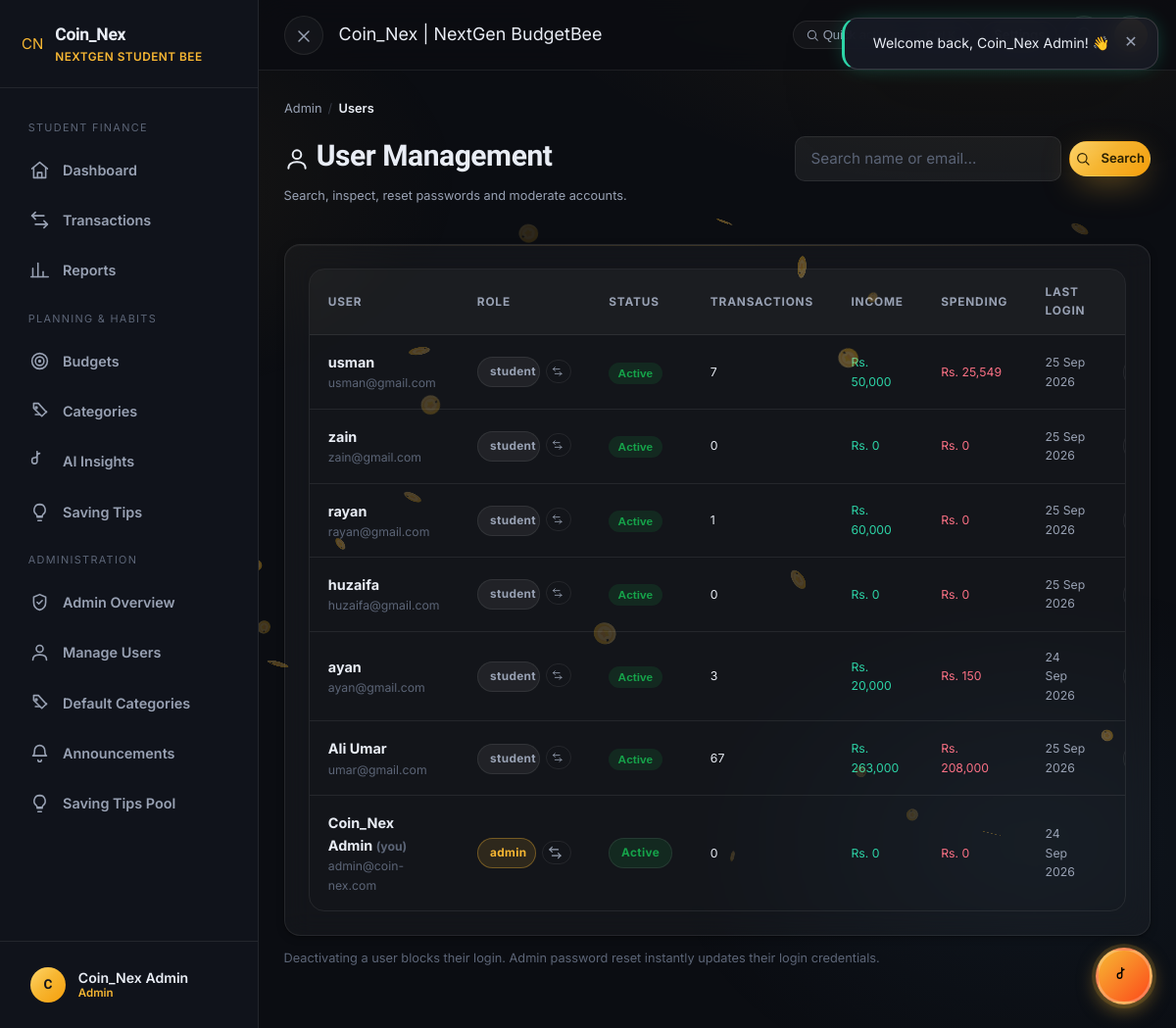
Page /admin/users (signed in) on the committed database.
### tables this page shows
CREATE TABLE `users` (
  `user_id` int(10) UNSIGNED NOT NULL,
  `name` varchar(100) NOT NULL,
  `email` varchar(150) NOT NULL,
  `password_hash` varchar(255) NOT NULL,
  `role` enum('student','admin') NOT NULL DEFAULT 'student',
  `academic_year` varchar(50) DEFAULT NULL,
  `monthly_allowance_baseline` decimal(10,2) DEFAULT 0.00,
  `savings_goal` decimal(10,2) DEFAULT 0.00,
  `currency` varchar(3) NOT NULL DEFAULT 'PKR',
  `is_active` tinyint(1) NOT NULL DEFAULT 1,
  `theme` enum('dark','light') NOT NULL DEFAULT 'dark',
  `font_scale` decimal(3,2) NOT NULL DEFAULT 1.00,
  `last_login` datetime DEFAULT NULL,
  `created_at` datetime NOT NULL DEFAULT current_timestamp()
);

### app/views/pages/admin/users.php (the view, shortened to what the rows shown need)
<div class="flex between wrap gap-2 items-center mb-3">
    <div>
        <h1><?= Helper::icon('user', '26') ?> User Management</h1>
    </div>
</div>
<div class="card animate-up">
    <div class="table-wrap">
        <table class="table">
            <thead>
                <tr>
                    <th>User</th><th>Role</th><th>Status</th><th>Transactions</th><th>Income</th><th>Spending</th><th>Last login</th><th style="text-align:right;">Actions</th>
                </tr>
            </thead>
            <tbody>
                <?php foreach ($rows as $u): ?>
                <?php $t = $totals[$u['user_id']] ?? ['txns' => 0, 'income' => 0.0, 'expense' => 0.0]; ?>
                <tr>
                    <td>
                        <div class="bold"><?= Helper::e($u['name']) ?> <?= (int) $u['user_id'] === (int) Helper::currentUser()['user_id'] ? '<span class="faint small">(you)</span>' : '' ?></div>
                        <div class="faint small"><?= Helper::e($u['email']) ?></div>
                    </td>
                    <td>
                        <div class="flex items-center" style="gap:.4rem;">
                            <span class="badge <?= $u['role'] === 'admin' ? 'badge-brand' : '' ?>"><?= Helper::e($u['role']) ?></span>
                            <?php if ($u['role'] !== 'admin' || (int) $u['user_id'] === (int) Helper::currentUser()['user_id']): ?>
                            <form method="post" action="<?= Helper::url('admin/toggleRole/' . (int) $u['user_id']) ?>">
                                <button class="btn btn-ghost btn-sm" type="submit" title="Toggle role" style="padding:.2rem .4rem;"><?= Helper::icon('swap', '13') ?></button>
                            </form>
                            <?php endif; ?>
                        </div>
                    </td>
                    <td>
                        <?php if ($u['role'] !== 'admin'): ?>
                        <form method="post" action="<?= Helper::url('admin/toggleActive/' . (int) $u['user_id']) ?>">
                            <button type="submit" class="badge-btn <?= $u['is_active'] ? 'badge-ok' : 'badge-danger' ?>" title="Click to toggle"><?= $u['is_active'] ? 'Active' : 'Disabled' ?></button>
                        </form>
                        <?php else: ?>
                        <span class="badge <?= $u['is_active'] ? 'badge-ok' : 'badge-danger' ?>"><?= $u['is_active'] ? 'Active' : 'Disabled' ?></span>
                        <?php endif; ?>
                    </td>
                    <td class="small"><?= number_format((int) $t['txns']) ?></td>
                    <td class="small text-success"><?= Helper::money((float) $t['income']) ?></td>
                    <td class="small text-danger"><?= Helper::money((float) $t['expense']) ?></td>
                    <td class="small muted"><?= $u['last_login'] ? date('d M Y', strtotime($u['last_login'])) : '—' ?></td>
                    <td class="small" style="text-align:right;white-space:nowrap;">
                        <a href="<?= Helper::url('admin/user/' . (int) $u['user_id']) ?>" class="btn btn-ghost btn-sm" title="View Detail"><?= Helper::icon('eye', '14') ?> View</a>
                    </td>
                </tr>
                <?php endforeach; ?>
            </tbody>
        </table>
    </div>
</div>

### app/views/layouts/app-layout.php (shortened to what the rows shown need)
<?php
$viewFile = VIEWS_PATH . '/' . $view . '.php';
$currentUser = Helper::currentUser();
$navBase = Helper::basePathUri();
$navItems = [
    ['dashboard', 'home', 'Dashboard'],
    ['transactions', 'swap', 'Transactions'],
    ['reports', 'chart', 'Reports'],
    ['budgets', 'target', 'Budgets'],
    ['categories', 'tags', 'Categories'],
    ['insights', 'brain', 'AI Insights'],
    ['tips', 'bulb', 'Saving Tips'],
];
function navItem(string $base, string $target, string $icon, string $label): string {
    $active = ($base === $target) || (str_starts_with($base, $target . '/'));
    $cls = $active ? 'nav-link active' : 'nav-link';
    return '<a class="' . $cls . '" href="' . Helper::url($target) . '" title="' . $label . '"><span class="nav-ico">' . Helper::icon($icon, '20') . '</span><span>' . $label . '</span></a>';
}
?>
<!DOCTYPE html>
<html lang="en" data-theme="<?= Helper::e($currentUser['theme'] ?? 'dark') ?>" style="--cc-font-scale:<?= Helper::e((float)($currentUser['font_scale'] ?? 1.0)) ?>;">
<head>
    <link rel="stylesheet" href="<?= Helper::asset('css/style.css') . '?v=20260926-responsive' ?>">
</head>
<body class="app-body">
    <div class="app-shell">
        <aside class="sidebar">
                <?php foreach (array_slice($navItems, 0, 3) as [$route, $icon, $label]) {
                    echo navItem($navBase, $route, $icon, $label);
                } ?>
            <div class="sidebar-foot">
                <a href="<?= Helper::url('profile') ?>" class="nav-link" style="border-radius:12px;padding:.55rem .75rem;">
                    <span class="avatar-circle" style="width:36px;height:36px;font-size:.85rem;background:var(--grad-brand);color:#12141a;font-weight:700;"><?= Helper::e(mb_strtoupper(mb_substr($currentUser['name'] ?? 'U', 0, 1))) ?></span>
                    <span class="flex" style="flex-direction:column;gap:0;line-height:1.25;">
                        <span style="font-size:.88rem;font-weight:600;color:var(--text);"><?= Helper::e($currentUser['name'] ?? 'User') ?></span>
                        <span class="faint" style="font-size:.72rem;text-transform:capitalize;color:var(--brand);"><?= Helper::e($currentUser['role'] ?? 'student') ?></span>
                    </span>
                </a>
            </div>
        </aside>
        <div class="main-area">
            <main class="content">
                <?php if (is_file($viewFile)) { require $viewFile; } else { Helper::abort("View not found: $view", 500); } ?>
    <link rel="stylesheet" href="<?= Helper::asset('css/light-theme-overrides.css') . '?v=20260927-light' ?>">
            </main>
        </div>
    </div>
</body>
</html>

### app/core/Helper.php (shortened to what the rows shown need)
<?php
final class Helper
{
    public static function url(string $path = ''): string
    {
        $base = rtrim(BASE_URL, '/');
        $trimmed = ltrim($path, '/');
        return ($base === '' ? '' : $base) . '/' . $trimmed;
    }
    public static function asset(string $path): string
    {
        $base = rtrim(BASE_URL, '/');
        $clean = ltrim($path, '/');
        $root = defined('ROOT_PATH') ? ROOT_PATH : (defined('ROOT_DIR') ? ROOT_DIR : dirname(__DIR__, 2));
        $fullPath = $root . '/public/' . $clean;
        $ver = is_file($fullPath) ? (string) filemtime($fullPath) : (defined('APP_VERSION') ? APP_VERSION : '1.2.0');
        return ($base === '' ? '' : $base) . '/public/' . $clean . '?v=' . $ver;
    }
    public static function icon(string $name, string $size = '20'): string
    {
        $paths = $icons[$name] ?? '';
        if ($paths === '') return '';
        return '<svg class="cc-icon" width="' . $size . '" height="' . $size . '" viewBox="0 0 24 24" fill="none" stroke="currentColor" stroke-width="1.8" stroke-linecap="round" stroke-linejoin="round" aria-hidden="true">' . $paths . '</svg>';
    }
    public static function e(mixed $value): string
    {
        return htmlspecialchars((string) $value, ENT_QUOTES, 'UTF-8');
    }
    public static function get(string $key, mixed $default = null): mixed
    {
        return $_GET[$key] ?? $default;
    }
    public static function money(float $amount, ?string $symbol = null): string
    {
        $symbol ??= DEFAULT_CURRENCY_SYMBOL;
        $formatted = (floor($amount) == $amount) ? number_format($amount, 0) : number_format($amount, 2);
        return $symbol . ' ' . $formatted;
    }
    public static function currentUser(): ?array
    {
        $user = Session::get('user');
        return is_array($user) ? $user : null;
    }
}

### rows in the picture
users: name "C", name "Coin_Nex Admin", role "Admin", shows "(you)", email "admin@coin-nex.com", role "admin", $size 13 (drawn), is_active "Active", txns "0", income "Rs. 0", expense "Rs. 0", last_login "24 Sep 2026"
users: name "usman", email "usman@gmail.com", role "student", $size 13 (drawn), is_active "Active", user_id "7", user_id "Rs. 50,000", user_id "Rs. 25,549", last_login "25 Sep 2026"
users: name "zain", email "zain@gmail.com", role "student", $size 13 (drawn), is_active "Active", txns "0", income "Rs. 0", expense "Rs. 0", last_login "25 Sep 2026"
users: name "rayan", email "rayan@gmail.com", role "student", $size 13 (drawn), is_active "Active", user_id "1", user_id "Rs. 60,000", user_id "Rs. 0", last_login "25 Sep 2026"
users: name "huzaifa", email "huzaifa@gmail.com", role "student", $size 13 (drawn), is_active "Active", txns "0", income "Rs. 0", expense "Rs. 0", last_login "25 Sep 2026"
users: name "ayan", email "ayan@gmail.com", role "student", $size 13 (drawn), is_active "Active", user_id "3", user_id "Rs. 20,000", user_id "Rs. 150", last_login "24 Sep 2026"
users: name "Ali Umar", email "umar@gmail.com", role "student", $size 13 (drawn), is_active "Active", user_id "67", user_id "Rs. 263,000", user_id "Rs. 208,000", last_login "25 Sep 2026"

### other values in the picture
Helper::e(APP_NAME) "Coin_Nex"
$label "Dashboard"
$label "Transactions"
$label "Reports"
$label "Budgets"
$label "Categories"
$label "AI Insights"
$label "Saving Tips"
$label "Admin Overview Manage Users Default Categories Announcements Saving Tips Pool"
Helper::e($pageTitle) "Coin_Nex | NextGen BudgetBee"
